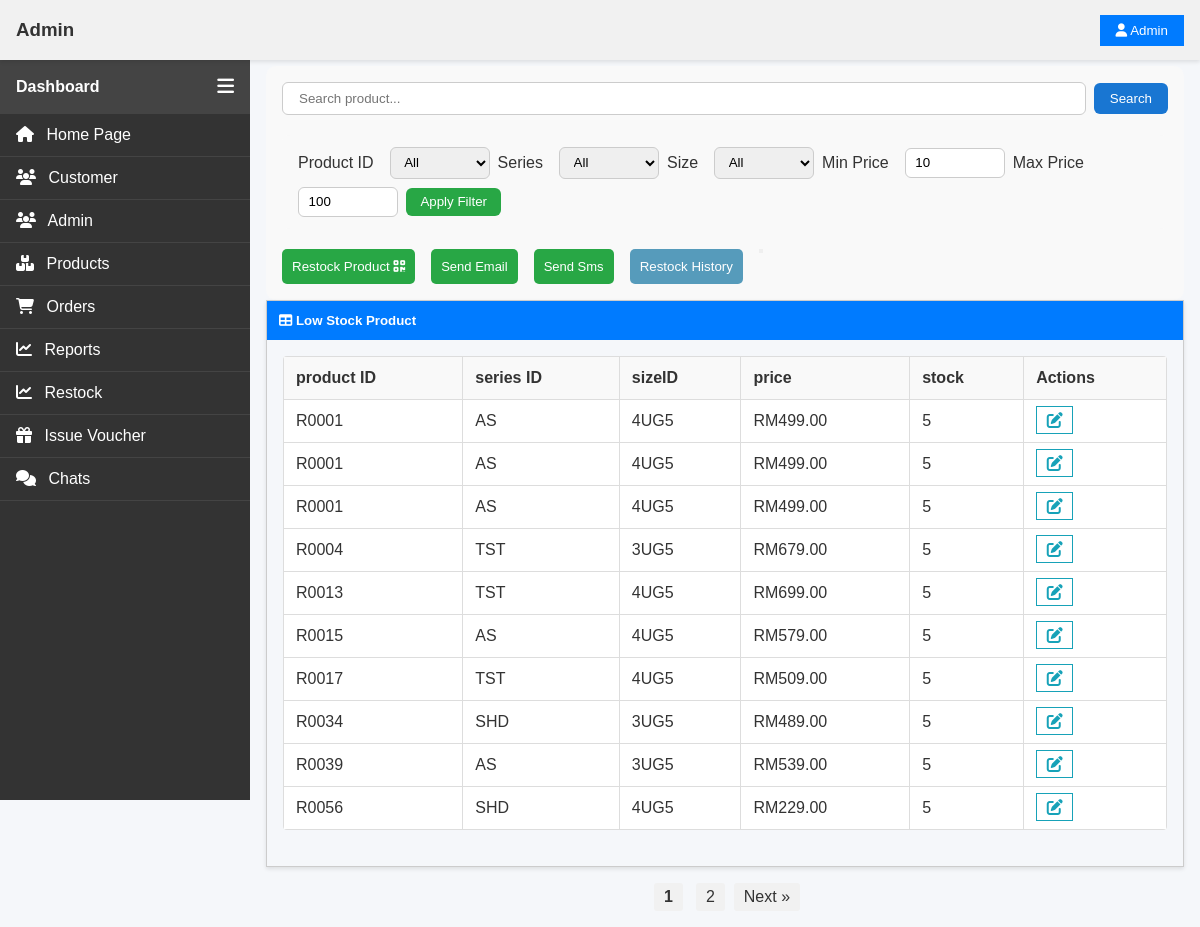
The page /pages/admin/product/stock.php (signed in) on the database its author committed.
### tables this page shows
CREATE TABLE `productstock` (
  `productID` varchar(5) NOT NULL,
  `sizeID` varchar(4) NOT NULL,
  `stock` int(11) NOT NULL,
  `status` enum('onsales','notonsales') NOT NULL DEFAULT 'notonsales',
  `low_stock_threshold` int(11) DEFAULT 5,
  `alert_sent` tinyint(1) DEFAULT 0,
  `qr_token` varchar(64) DEFAULT NULL
);

CREATE TABLE `product` (
  `productID` varchar(5) NOT NULL,
  `productName` varchar(100) NOT NULL,
  `price` float(6,2) NOT NULL,
  `seriesID` varchar(3) DEFAULT NULL,
  `introduction` varchar(1000) NOT NULL,
  `playerInfo` varchar(1000) NOT NULL
);

### db/productStock.php (called while the page is built, shortened)
<?php
class CheckStock
{
    private $pdo;
    function __construct($pdo)
    {
        $this->pdo = $pdo;
    }
    public function get_low_stock_product()
    {
        $sql = "SELECT
                    p.productID,
                    p.productName,
                    p.price,
                    p.seriesID,
                    s.seriesName,
                    ps.sizeID,
                    ps.stock,
                    ps.low_stock_threshold,
                    img.image_path
                FROM
                    productstock ps
                JOIN
                    product p ON ps.productID = p.productID
                LEFT JOIN
                    series s ON p.seriesID = s.seriesID
                LEFT JOIN
                    product_images img ON p.productID = img.productID AND img.image_type = 'product'
                WHERE
                    ps.stock <= ps.low_stock_threshold ";
        $stmt = $this->pdo->prepare($sql);
        $stmt->execute();
        $low_stock_product = $stmt->fetchAll();
        return $low_stock_product;
    }
}

### controller/stockManager.php (called while the page is built, shortened)
<?php
include_once __DIR__ . '/../db/productStock.php';
class ProductManager {
    private $checkStock;
    public function __construct($pdo) {
        $this->checkStock = new CheckStock($pdo);
    }
    public function loadLowStockProductsToSession() {
        $lowStockProducts = $this->checkStock->get_low_stock_product();
    }
}
?>

### pages/admin/product/stock.php (the view, shortened to what this page needs)
<?php
include __DIR__ . "/../main.php";
include __DIR__ . "/../../../controller/stockManager.php";
$stockManager->loadLowStockProductsToSession();
$lowStockProducts = $_SESSION['low_stock_product'] ?? [];
$productsPerPage = 10;
$page = isset($_GET['page']) ? (int)$_GET['page'] : 1;
$page = max($page, 1);
$startFrom = ($page - 1) * $productsPerPage;
$totalProducts = count($lowStockProducts);
$displayProducts = array_slice($lowStockProducts, $startFrom, $productsPerPage);
$totalPages = ceil($totalProducts / $productsPerPage);
?>
<!DOCTYPE html>
<html lang="en">
<head>
    <link rel="stylesheet" href="../../../css/admin_product.css">
</head>
<body>
    <div class="main-content">
        <div class="filter-container">
            <div class="search-section">
                <form class="search-box" method="GET" action="/controller/stockManager.php">
                    <input type="text" name="searchText" placeholder="Search product..." required>
                    <button onclick="playSound()" type="submit">Search</button>
                </form>
            </div>
            <div class="filter-section">
                <form class="filter-form" method="POST" action="/controller/stockManager.php">
                    <label for="productID">Product ID</label>
                    <select name="productID" id="productID">
                        <option value="">All</option>
                    </select>
                    <label for="seriesID">Series</label>
                    <select name="seriesID" id="seriesID">
                        <option value="">All</option>
                    </select>
                    <label for="sizeID">Size</label>
                    <select name="sizeID" id="sizeID">
                        <option value="">All</option>
                    </select>
                    <label for="minPrice">Min Price</label>
                    <input type="number" name="minPrice" id="minPrice" min="10" max="1000" value="10" step="100">
                    <label for="maxPrice">Max Price</label>
                    <input type="number" name="maxPrice" id="maxPrice" min="100" max="1000" value="100" step="100">
                    <button type="submit">Apply Filter</button>
                </form>
            </div>
            <div class="button-section" style="flex-direction: row;">
                <button class="action-btn-restock" style="background-color: #28a745; color: white; padding: 10px; border: none; border-radius: 5px;">
                    Restock Product <i class="fas fa-qrcode"></i>
                </button>
                <button class="btn email" style="background-color: #28a745; color: white; padding: 10px; border: none; border-radius: 5px;"
                            onclick="window.location='/pages/admin/product/emailForm.php'  ">
                    Send Email
                </button>
                <button class="btn sms  " style="background-color: #28a745; color: white; padding: 10px; border: none; border-radius: 5px;"
                            onclick="window.location='/pages/admin/product/sendSMS.php' ">
                    Send Sms
                </button  >
                <button class="action-btn-restock" style="background-color:rgb(86, 155, 187); color: white; padding: 10px; border: none; border-radius: 5px;"
                onclick="window.location='/pages/admin/product/restock_history.php' ">
                    Restock History
                </button>
                <button>
                </button>
            </div>
        </div>
        <div class="container-table">
            <div class="tb-title">
                <h5 style="margin: 0;"><i class="fas fa-table"></i> Low Stock Product </h5>
            </div>
            <div style="padding: 1rem;">
                <table class="tb">
                    <thead>
                        <tr style="background-color: #f9f9f9;">
                            <th class="th">product ID</th>
                            <th class="th">series ID</th>
                            <th class="th">sizeID</th>
                            <th class="th">price</th>
                            <th class="th">stock</th>
                            <th class="th">Actions</th>
                        </tr>
                    </thead>
                    <tbody>
                        <?php if (empty($displayProducts)): ?>
                            <tr>
                                <td colspan="6" style="text-align:center;">No low stock products found.</td>
                            </tr>
                        <?php else: ?>
                            <?php foreach ($displayProducts as $product): ?>
                                <tr>
                                    <td class="td"><?= htmlspecialchars($product->productID) ?></td>
                                    <td class="td"><?= htmlspecialchars($product->seriesID ?? '-') ?></td>
                                    <td class="td"><?= htmlspecialchars($product->sizeID ?? '-') ?></td>
                                    <td class="td">RM<?= number_format($product->price, 2) ?></td>
                                    <td class="td"><?= htmlspecialchars($product->stock ?? '0') ?></td>
                                    <td class="td">
                                        <a href="change_low_stock_alert.php?productID=<?php echo $product->productID; ?>&sizeID=<?php echo $product->sizeID; ?>" class="action-btn-details">
                                        <i class="fas fa-edit"></i>
                                    </td>
                                </tr>
                            <?php endforeach; ?>
                        <?php endif; ?>
                    </tbody>
                </table>
            </div>
        </div>
        <div class="pagination" style="text-align: center; margin-top: 1rem;">
            <?php for ($i = 1; $i <= $totalPages; $i++): ?>
                <a href="?page=<?= $i ?>" style="margin: 0 4px; <?= $i == $page ? 'font-weight: bold;' : '' ?>">
                    <?= $i ?>
                </a>
            <?php endfor; ?>
            <?php if ($page < $totalPages): ?>
                <a href="?page=<?= $page + 1 ?>">Next &raquo;</a>
            <?php endif; ?>
        </div>
    </div>
</body>
</html>

### css/main.css (style rules this page uses)
body { margin: 0; padding: 0; font-family: Arial, sans-serif; background-color: #f8f9fa; color: #333; }
.main-content { margin-left: var(--sidebar-width); margin-top: 50px; padding: 1rem; }
.container-table { border: 1px solid #ccc; box-shadow: 0 2px 4px rgba(0,0,0,0.1); }
.tb-title { background-color: #007bff; color: #fff; padding: 0.75rem; }
.tb { width: 100%; border-collapse: collapse; }
.th { padding: 0.75rem; border: 1px solid #ddd; }
.td { padding: 0.75rem; border: 1px solid #ddd; }
.action-btn-details { padding: 0.3rem 0.6rem; border: 1px solid #17a2b8; background: none; cursor: pointer; color: #17a2b8; }
.pagination a { padding: 5px 10px; background: #f1f1f1; text-decoration: none; border-radius: 3px; color: #333; }
.pagination { display: flex; justify-content: center; align-items: center; gap: 5px; }
.search-box { display: flex; align-items: center; gap: 0.5rem; flex: 1; }
.search-box input[type="text"] { padding: 0.5rem 1rem; border-radius: 6px; border: 1px solid #ccc; flex: 1; }
.search-box button { padding: 0.5rem 1rem; border: none; background-color: #1976d2; color: white; border-radius: 6px; cursor: pointer; transition: background-color 0.3s; }

### css/topbar.css (style rules this page uses)
:root { --topbar-height: 60px; }

### css/sidebar.css (style rules this page uses)
:root { --sidebar-width: 250px; --topbar-height: 60px; }

### css/admin.css (style rules this page uses)
* { box-sizing: border-box; }
:root { --side-container-width: 150px; }
body { margin: 0; font-family: Arial, sans-serif; }
.btn { font-size: 13px; padding: 5px 8px; color: #fff; border: none; border-radius: 4px; }
.main-content { margin-left: var(--sidebar-width); margin-top: 50px; padding: 1rem; }
.container-table { border: 1px solid #ccc; box-shadow: 0 2px 4px rgba(0,0,0,0.1); }
.tb-title { background-color: #007bff; color: #fff; padding: 0.75rem; }
.tb { width: 100%; border-collapse: collapse; }
.th { padding: 0.75rem; border: 1px solid #ddd; }
.td { padding: 0.75rem; border: 1px solid #ddd; }
.action-btn-details { padding: 0.3rem 0.6rem; border: 1px solid #17a2b8; background: none; cursor: pointer; color: #17a2b8; }

### css/admin_product.css (style rules this page uses)
* { margin: 0; padding: 0; box-sizing: border-box; }
body { font-family: Arial, sans-serif; background-color: #f5f7fa; color: #333; }
table { width: 100%; border-collapse: collapse; background-color: #fff; margin-bottom: 20px; border-radius: 4px; overflow: hidden; }
table thead { background-color: #f1f1f1; }
table th, table td { padding: 12px 15px; text-align: left; border-bottom: 1px solid #ddd; }
table th { font-weight: 600; }
.pagination a { padding: 5px 10px; background: #f1f1f1; text-decoration: none; border-radius: 3px; color: #333; }
.filter-container { display: flex; flex-direction: column; gap: 1.25rem; padding: 1rem; background-color: #f9f9f9; border-radius: 10px; }
.search-section, .filter-section, .button-section { display: flex; flex-direction: row; flex-wrap: wrap; align-items:flex-start; gap: 1rem; }
.filter-form { display: flex; flex-wrap: wrap; gap: 0.5rem; align-items: center; background-color: #f9f9f9; padding: 0.75rem 1rem; border-radius: 8px; }
.filter-form label { margin-right: 0.5rem; font-weight: 500; }
.filter-form select, .filter-form input[type="number"] { padding: 0.4rem 0.6rem; border: 1px solid #ccc; border-radius: 6px; min-width: 100px; }
.filter-form button { padding: 0.4rem 0.9rem; background-color: #28a745; color: white; border: none; border-radius: 6px; cursor: pointer; transition: background-color 0.3s; }

### rows shown on the page
productstock: productID.productID "R0001", productID.seriesID "AS", sizeID "4UG5", productID.price "499.00", stock "5"
productstock: productID.productID "R0004", productID.seriesID "TST", sizeID "3UG5", productID.price "679.00", stock "5"
productstock: productID.productID "R0013", productID.seriesID "TST", sizeID "4UG5", productID.price "699.00", stock "5"
productstock: productID.productID "R0015", productID.seriesID "AS", sizeID "4UG5", productID.price "579.00", stock "5"
productstock: productID.productID "R0017", productID.seriesID "TST", sizeID "4UG5", productID.price "509.00", stock "5"
productstock: productID.productID "R0034", productID.seriesID "SHD", sizeID "3UG5", productID.price "489.00", stock "5"
productstock: productID.productID "R0039", productID.seriesID "AS", sizeID "3UG5", productID.price "539.00", stock "5"
productstock: productID.productID "R0056", productID.seriesID "SHD", sizeID "4UG5", productID.price "229.00", stock "5"
